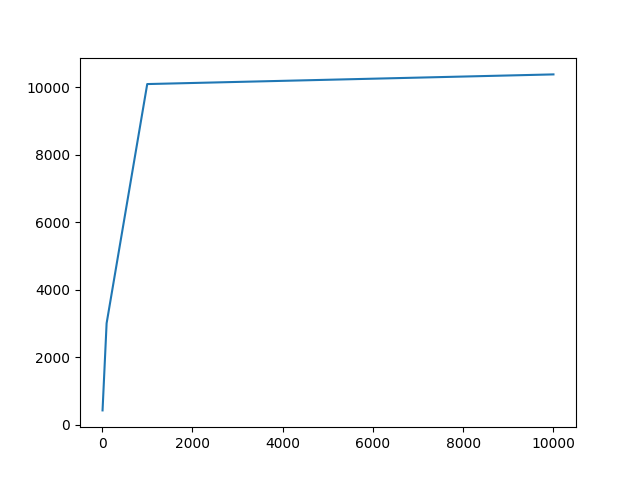

Generate this figure with Python:
import matplotlib.pyplot as plt

ys = list(map(float, open("bench.out", "r").read().strip().split("\n")))
xs = [10, 100, 1000, 10000]

plt.plot(xs,ys)

plt.savefig("plot.png")

plt.show()



